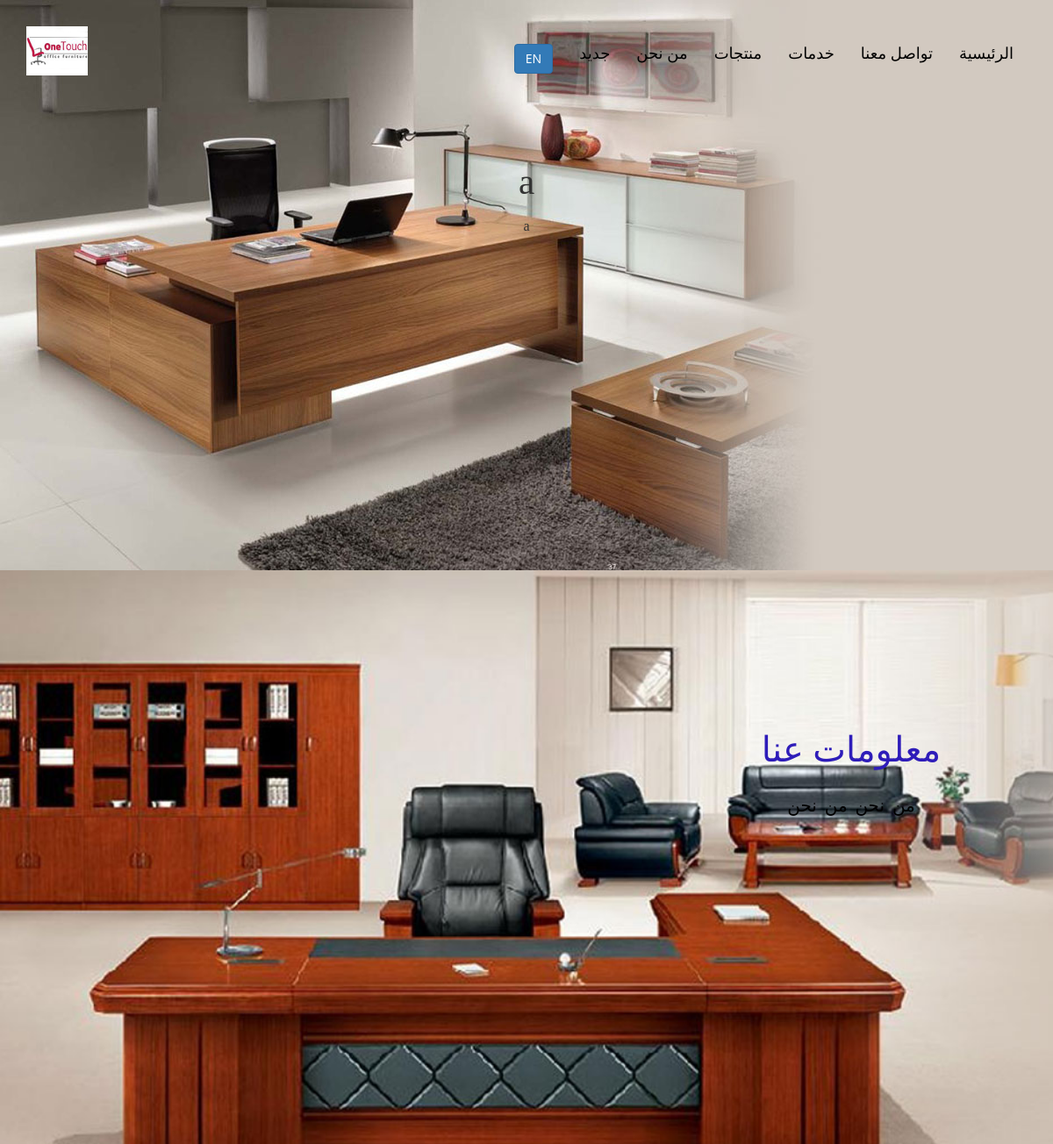
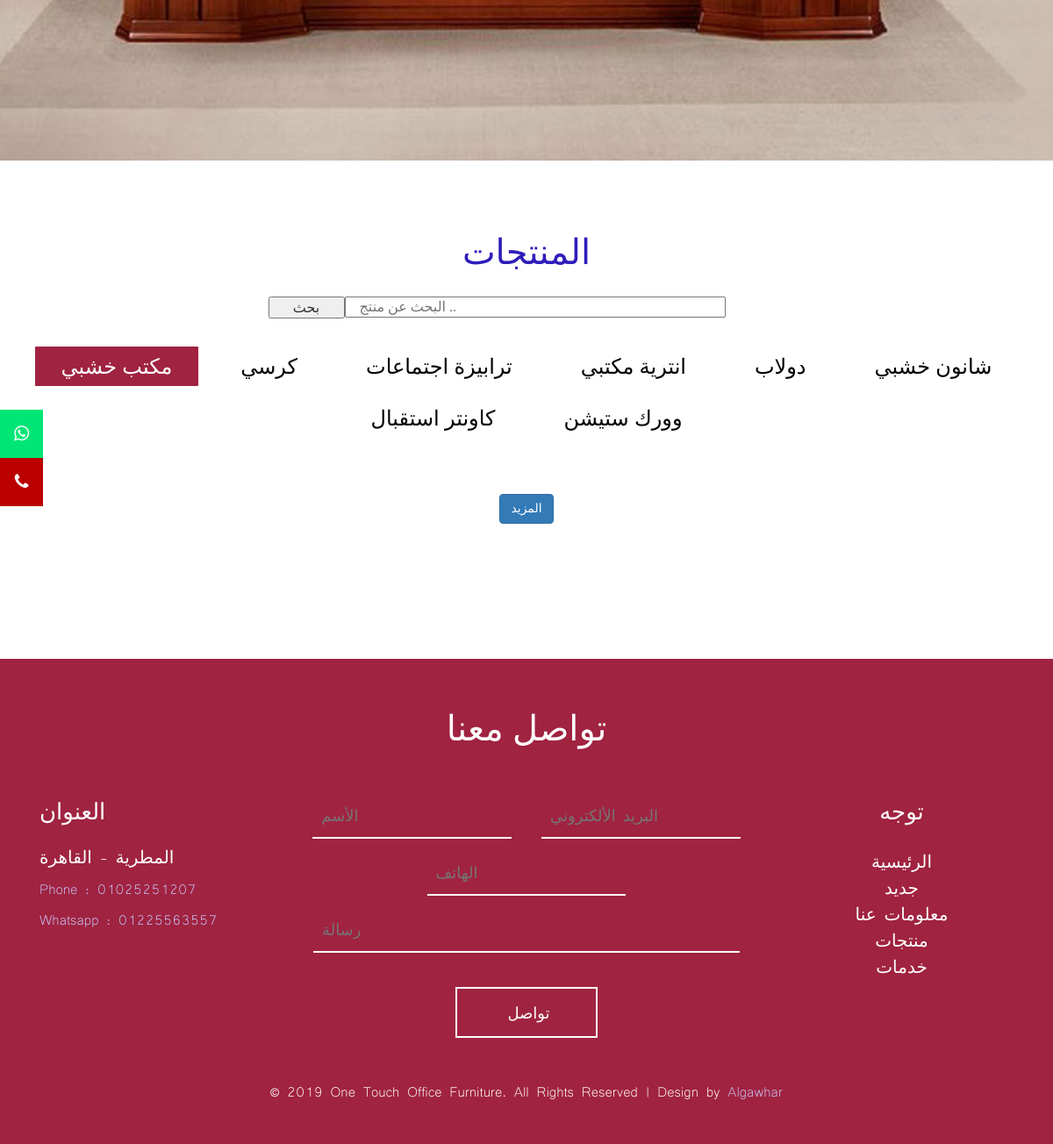
/ar/, run on the app's committed database (2 pictures, top to bottom).
### app/models.py (models this page shows, shortened)
class company(models.Model):
    company_id = models.AutoField(primary_key=True)
    company_name_en = models.CharField(max_length=255 , null=False)
    company_name_ar = models.CharField(max_length=255 , null=False)
    address_en = models.CharField(max_length=255 , null=True )
    address_ar = models.CharField(max_length=255 , null=True)
    phone = models.CharField(max_length=100 , null=True, blank=True)
    whatsapp = models.CharField(max_length=255 , null=True, blank=True)
    Facebook = models.CharField(max_length=255 , null=True, blank=True)
    google_business = models.CharField(max_length=255 , null=True, blank=True)
    youtube = models.CharField(max_length=255 , null=True, blank=True)
    location = models.CharField(max_length=255 , null=True, blank=True)
    logo = models.ImageField(upload_to='photo/' , null=True , blank=True)
    short_description = models.TextField(null=True, blank=True)
    keywords_en = models.TextField(null=True, blank=True)
    keywords_ar = models.TextField(null=True, blank=True)

class slider(models.Model):
    slider_id = models.AutoField(primary_key=True)
    slider_name_en = models.CharField(max_length=255 , null=True, blank=True)
    slider_name_ar = models.CharField(max_length=255, null=True, blank=True)
    slider_description_en = models.TextField(null=True, blank=True)
    slider_description_ar = models.TextField(null=True, blank=True)
    order = models.IntegerField(null=False)
    Image = models.ImageField(upload_to='photo/', null=True, blank=True)
    logo = models.ImageField(upload_to='photo/', null=True, blank=True)

class about(models.Model):
    about_id = models.AutoField(primary_key=True)
    about_name_en = models.CharField(max_length=255 , null=True, blank=True)
    about_name_ar = models.CharField(max_length=255, null=True, blank=True)
    description_en = models.TextField(null=True, blank=True)
    description_ar = models.TextField(null=True, blank=True)
    Image = models.ImageField(upload_to='photo/' , null=True , blank=True)
    Icon = models.ImageField(upload_to='photo/' , blank=True , null=True)

class category(models.Model):
    category_id = models.IntegerField(primary_key=True )
    category_name_en = models.CharField(max_length=255 , null=True, blank=True)
    category_name_ar = models.CharField(max_length=255, null=True, blank=True)
    status = models.BooleanField(null=False)
    order = models.IntegerField(null=False)
    Icon = models.ImageField(upload_to='photo/' , null=True, blank=True)
    Image = models.ImageField(upload_to='photo/' , null=True, blank=True)
    main_category_id = models.IntegerField(null=True)

### app/views.py (the view, shortened to what this page needs)
# urls.py: path('ar/' , views.indexar , name='indexar'),
def indexar(request):
    company = models.company.objects.all()
    about = models.about.objects.all()
    slider = models.slider.objects.all()
    category = models.category.objects.filter(status=True)
    product_new = models.product.objects.filter(new_arrival=True , status=True).order_by('-order')[:4]
    services = models.services.objects.all()
    sales_order = models.sales_order.objects.all()
    products = models.product.objects.filter(status=True)
    ProductsRel = function.getindexProductsar()
    data = {
        'company_data' : company ,
        'about_data' : about ,
        'product_new' : product_new ,
        'slider_data' : slider,
        'services_data':services,
        'ProductsRel' : ProductsRel,
    }
    if len(product_new) >= 1 :
        data['p1'] = product_new[0]
    if len(product_new) >= 2 :
        data['p2'] = product_new[1]
    if len(product_new) >= 3 :
        data['p3'] = product_new[2]
    if len(product_new) >= 4 :
        data['p4'] = product_new[3]
    return render(request , "static_pages/indexar.html" , data)

### app/function.py (called while the page is built)
def getindexProductsar():
    a = models.category.objects.filter(status=True)
    ProductsRel = {}
    for i in a:
       lst = []
       x =  models.product.objects.filter(category_id=i.category_id , status=True).order_by('-order')[:6]
       for j in x:
           lst.append(j)
       ProductsRel[i.category_name_ar] = lst
    return ProductsRel

### templates/static_pages/indexar.html (shortened to what this page needs)
{% load static %}
{% load staticfiles %}
<!DOCTYPE html>
<html>
<head>
     			<link rel="stylesheet" href="{% static 'css/bootstrap.min.css' %}">
     	<link rel="stylesheet" href="{% static 'css/style.css' %}" type="text/css" media="all">
	<link href="{% static 'css/animate.css' %}" rel="stylesheet" type="text/css" media="all">
	<link rel="stylesheet" href="https://cdnjs.cloudflare.com/ajax/libs/font-awesome/4.7.0/css/font-awesome.min.css">
</head>
<body>
{% if company_data %}
    {% for i in company_data %}
<div class="icon-bar">
{% if i.whatsapp %}
  <a href="https://wa.me/{{ i.whatsapp }}" target="_blank" class="whatsapp"><i class="fa fa-whatsapp"></i></a>
{% endif %}
{% if i.phone %}
  <a href="tel:{{ i.phone }}" class="phone"><i class="fa fa-phone"></i></a>
{% endif %}
</div>
    {% endfor %}
{% endif %}
<div class="header" id="home">
		{% if slider_data %}
            {% for i in slider_data %}
	<div class="menu" style="background-image: url({{ i.Image.url }})">
		<nav class="navbar navbar-default ">
			<div class="container">
				<div class="navbar-header">
				  <a class="navbar-brand logo" href="#"><img src="{% static 'images/mlogo.png' %}" alt="logo image"></a>
				</div>
				<div class="collapse navbar-collapse" id="bs-example-navbar-collapse-1" >
					<ul class="nav navbar-nav navbar-right">
                        <li><a href="../"> <button class="btn btn-primary"> EN</button></a></li>
                        <li><a href="#new" class="scroll wow fadeInDownBig" data-wow-delay=".3s">جديد</a></li>
                        <li><a href="#about" class="scroll wow fadeInDownBig" data-wow-delay=".5s">من نحن</a></li>
                        <li><a href="#catalogue" class="scroll wow fadeInDownBig" data-wow-delay=".7s">منتجات</a></li>
                        <li><a href="#services" class="scroll wow fadeInDownBig" data-wow-delay=".9s">خدمات</a></li>
                         <li><a href="#contact" class="scroll wow fadeInDownBig" data-wow-delay=".9s">تواصل معنا</a></li>
                        <li><a href="#home" class="active scroll wow fadeInDownBig" data-wow-delay=".1s">الرئيسية</a></li>
					</ul>
				</div>
<br>
<br>
				<div class="header" style="word-wrap: break-word"; >
    <h1 class="wow bounceIn animated" data-wow-delay="0.50s" style="visibility: visible;animation-delay: 0.5s;animation-name: bounceIn;font-size: 41px;"> <br>{{ i.slider_name_ar }} </h1>
                    <h2 class="wow fadeInUp" data-wow-delay="0.90s"> <br>{{ i.slider_description_ar }}</h2>
				</div>
			</div>
		</nav>
	</div>
            {% endfor %}
    {% endif %}
</div>
{% if about_data %}
    {% for i in about_data %}
        <div class="about" id="about" style="background-image: url({{ i.Image.url }}); word-wrap: break-word;">
	<div class="container">
		<div class="about-content wow fadeInRight animated" data-wow-delay=".2s">
			<h3> معلومات عنا </h3>
			<p>
                {{ i.description_ar }}
			</p>
		</div>
	</div>
</div>
    {% endfor %}
{% endif %}
<div class="catalogue" id="catalogue">
	<div class="container">
		<div class="padding-catalogue">
			<h3>المنتجات</h3>
			<div class="container">
    <div class="row" >
        <div class="col-xs-11 col-xs-offset-0">
            <form method="post" >
                <input type="submit" name="bts" value="بحث" class="col-xs-1 col-xs-offset-3"  dir="rtl">
                <input type="text" name="txt" required class="col-xs-5 col-xs-offset-0" placeholder="البحث عن منتج ..">
            </form>
        </div>
	</div>
</div>
			<div class="sap_tabs">
				<div id="horizontalTab" style="display: block; width: 100%; margin: 0px;">
		           {% if ProductsRel %}
			        <ul>
                        {% for i in ProductsRel%}
						<li class="resp-tab-item" aria-controls="tab_item-0"  role="tab"><span>{{ i }}</span></li>
                        {% endfor %}
					</ul>
					{% endif %}
					{% if ProductsRel %}
                       {% for key,value in ProductsRel.items %}
					<div class="tab-1 resp-tab-content" aria-labelledby="tab_item-0">
						<div class="facts">
							<div class="chairs">
								<center>
									<a href="{{ "product" }}" class="btn btn-primary">المزيد</a>
								</center>
							</div>
						</div>
					</div>
                        {% endfor %}
                        <br>
                 {% endif %}
				</div>
			</div>
		</div>
	</div>  <div class="clearfix"> </div>
</div>
<br>
<br>
<div class="contact" id="contact">
	<div class="container">
		<div class="padding-contact">
			<h3> تواصل معنا </h3>
            {% if company_data %}
			<div class="col-md-3 address services wow fadeInLeft animated" data-wow-delay=".6s" style="word-wrap: break-word;">
				<h4>العنوان</h4>
					<address>
						{% for i in company_data %}
                            {{ i.address_ar }}
                        {% endfor %}
                        <br>
                        {% for i in company_data %}
                            <span>Phone : {{ i.phone }}</span>
                        {% endfor %}
                        {% for i in company_data %}
                            <span>Whatsapp : {{ i.whatsapp }}</span>
                        {% endfor %}
					</address>
			</div>
            {% endif %}
			<div class="col-md-6 c-form wow fadeInUp animated" data-wow-delay=".2s">
				<div class="register">
					<form method="post" action="">
						<input placeholder="الأسم" name="name" type="text" required="">
						<input placeholder="البريد الألكتروني" type="text" name="email" required="">
                        <input class="col-md-4-offset-4" placeholder="الهاتف" name="phone" type="text" required="">
						<div class="message">
							<input placeholder="رسالة" type="message" name="message" required="">
						</div>
						<div class="sign-up">
							<input type="submit" name="submit" value="تواصل"/>
						</div>
					</form>
				</div>
			</div>
			<div class="col-md-3 quick wow fadeInRight animated" data-wow-delay=".6s">
				<h4>توجه</h4>
					<ul>
						<li><a href="#home" class="active scroll">الرئيسية</a></li>
						<li><a href="#new" class="scroll">جديد</a></li>
						<li><a href="#about" class="scroll">معلومات عنا</a></li>
						<li><a href="#catalogue" class="scroll">منتجات</a></li>
						<li><a href="#services" class="scroll">خدمات</a></li>
					</ul>
			</div>
		  <div class="clearfix"> </div>
		</div>
			<div class="copy-right">
					<p>&copy; 2019 One Touch Office Furniture.  All Rights  Reserved | Design by <a href="https://algawhar.com">Algawhar</a></p>
			</div>
	</div>
</div>
</body>
</html>

### static_files/css/style.css (style rules this page uses)
html,body,div,span,applet,object,iframe,h1,h2,h3,h4,h5,h6,p,blockquote,pre,a,abbr,acronym,address,big,cite,code,del,dfn,em,img,ins,kbd,q,s,samp,small,strike,strong,sub,sup,tt,var,b,u,i,dl,dt,dd,ol,nav ul,nav li,fieldset,form,label,legend,table,caption,tbody,tfoot,thead,tr,th,td,article,aside,canvas,details,embed,figure,figcaption,footer,header,hgroup,menu,nav,output,ruby,section,summary,time,mark,audio,video { margin:0;padding:0;border:0;font-size:100%;font:inherit;vertical-align:baseline; }
article, aside, details, figcaption, figure,footer, header, hgroup, menu, nav, section { display: block; }
ol,ul { list-style:none;margin:0px;padding:0px; }
a { text-decoration:none; }
img { max-width:100%; }
body { width:100%; text-align:center; }
body a { transition:0.5s all; -webkit-transition:0.5s all; -moz-transition:0.5s all; -o-transition:0.5s all; -ms-transition:0.5s all; }
.menu { background:url("../images/header.jpg" ) 0px 0px no-repeat; width:100%; height:650px; background-size:cover; display:block; }
.navbar-default { background-color: transparent; border: none; }
.navbar-default .navbar-nav>li>a { color: #000; font-size:18px; padding-top: 50px; text-decoration: none; font-family: "segoeui"; }
.logo img { width:70%; padding-top:15px; }
h3 { font-size:40px; color:#2E1CB9; text-align:center; font-family: "segoeui"; }
.about { background:url("../images/about.png" ) 0px 0px no-repeat; width:100%; min-height:837px; background-size:cover; display:block; }
.about-content { float:right; width:400px; padding-top:175px; }
.about-content h3 { padding-bottom:25px; }
.about-content p { font-size:20px; font-family: "msyi"; line-height:26px; color:#000; }
.catalogue h3 { padding-bottom:25px; }
.padding-catalogue { padding:75px 0; }
.sap_tabs { margin: 0 auto; padding:25px 0px; text-align: center; -webkit-appearance: none; }
.facts { padding: 5% 0% 0% 0%; }
.resp-tab-item { border:none; color: #000; font-size: 24px; font-family: "segoeui"; cursor: pointer; padding:5px 30px 7px; margin:5px; display: inline-block; list-style: none; outline: none; border:2px solid #fff; -moz-border-radius: 3px; -webkit-border-radius: 3px; -khtml-border-radius: 3px; border-radius: 3px; -webkit-transition: all 0.3s ease-out; -moz-transition: all 0.3s ease-out; -ms-transition: all 0.3s ease-out; -o-transition: all 0.3s ease-out; transition: all 0.3s ease-out; -webkit-appearance: none; }
.resp-tab-active, .resp-tab-item:hover { border:2px solid #fff; text-shadow: none; color: #fff; background:#a02341; -moz-border-radius: 3px; -webkit-border-radius: 3px; -khtml-border-radius: 3px; border-radius: 3px; }
.resp-tab-content { display: none; }
*, *:after, *:before { -webkit-box-sizing: border-box; -moz-box-sizing: border-box; box-sizing: border-box; }
.contact { background-color:#a02341; width:100%; }
.contact h3 { padding-bottom:50px; color:#fff; }
.padding-contact { padding:50px 0; }
.address { color:#fff; text-align:left; }
.address h4 { font-size:26px; padding-bottom:25px; font-family: "segoeui"; }
address { font-size:20px; font-family: "msyi"; line-height:20px; }
.address span { padding-top:15px; color:#C8C5F7; display:block; }
.register input[type="text"], .register input[type="message"] { outline: none; font-size:18px; color: #fff; font-family: "msyi"; padding: 15px 10px; border:none; border-bottom:2px solid #fff; width: 42%; margin: 0 15px 15px 15px ; background:transparent; }
.register input[type="message"] { width: 90%; }
.sign-up input[type="submit"] { background:transparent; color: #fff; border: 2px solid #fff; font-size: 18px; font-family: "segoeui"; padding: 15px 10px 15px 15px; width: 30%; cursor: pointer; outline: none; display: inline-block; margin-top:24px; transition: 0.5s all; -webkit-transition: 0.5s all; -moz-transition: 0.5s all; -o-transition: 0.5s all; -ms-transition: 0.5s all; }
.quick h4 { font-size:26px; padding-bottom:25px; font-family: "segoeui"; color:#fff; }
.quick ul li a { font-size:20px; font-family: "msyi"; line-height:30px; color:#fff; text-decoration:none; }
.copy-right p { padding:0px 15px; padding-bottom:50px; font-size:20px; font-family: "msyi"; color:#fff; }
.copy-right a { color:#C8C5F7; text-decoration:none; }

### data on the page
company: address_ar "المطرية - القاهرة", phone "01025251207", whatsapp "01225563557"
slider: Image (picture), slider_name_ar "a", slider_description_ar "a"
about: Image (picture), description_ar "من نحن من نحن"
category: ProductsRel "مكتب خشبي"
category: ProductsRel "كرسي"
category: ProductsRel "ترابيزة اجتماعات"
category: ProductsRel "انترية مكتبي"
category: ProductsRel "دولاب"
category: ProductsRel "شانون خشبي"
category: ProductsRel "كاونتر استقبال"
category: ProductsRel "وورك ستيشن"
